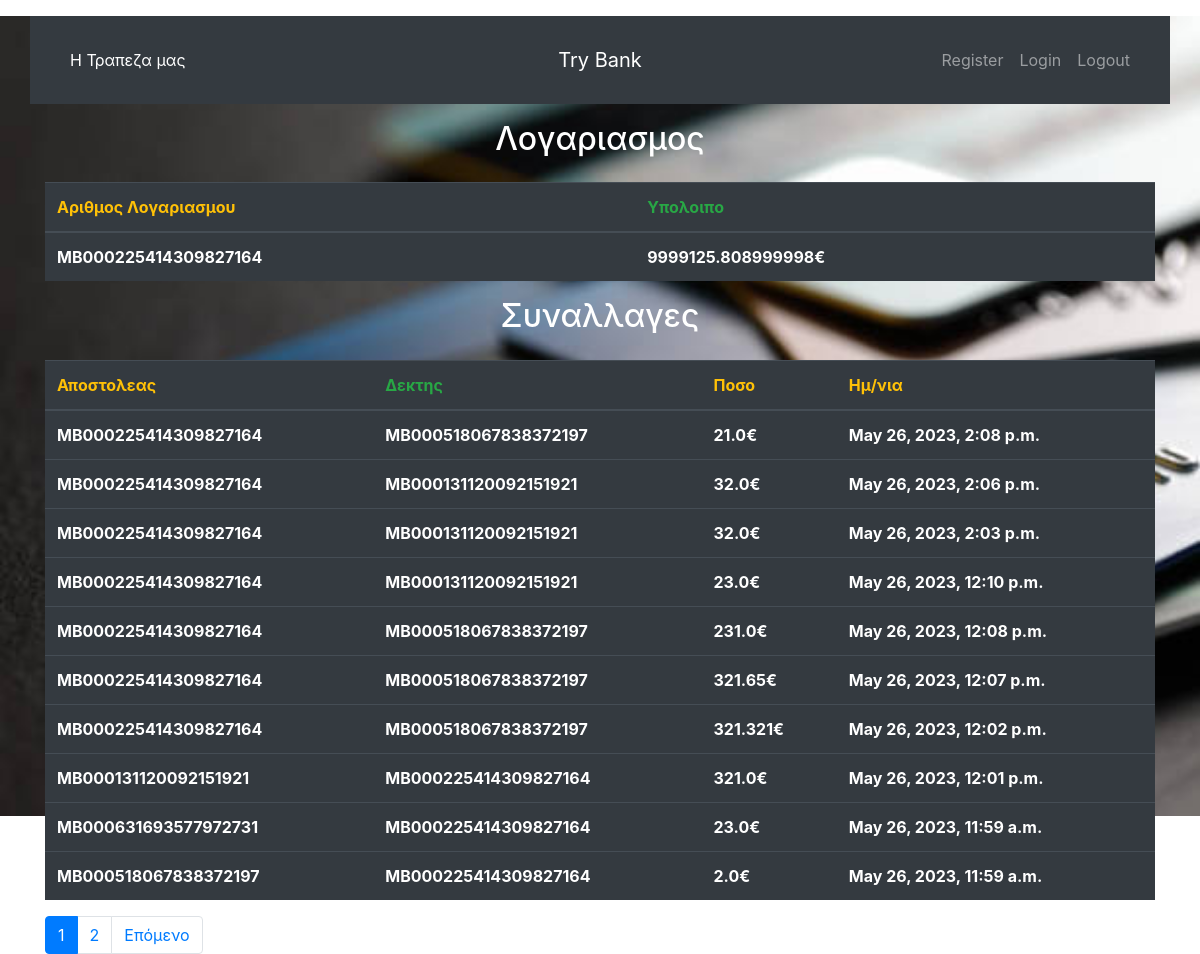
Page /profile/MB000225414309827164/ on the earlier database version.
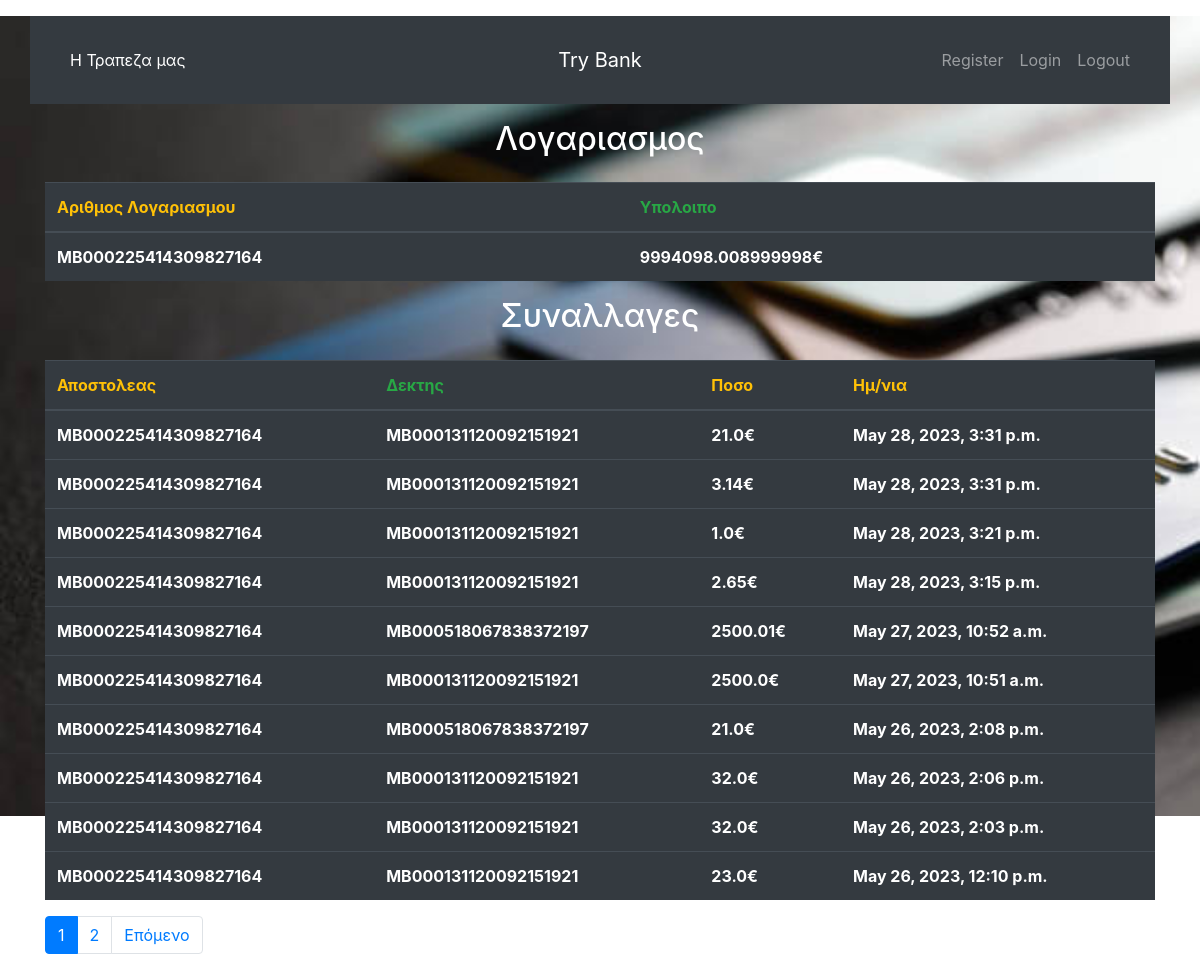
Same page on the later database version.
### customers/models.py (models this page shows, shortened)
class Accounts(models.Model):
    owner = models.ForeignKey(User, on_delete = models.CASCADE)
    acc_number = models.CharField(primary_key=True, max_length=20)
    balance = models.FloatField(default= 0)

class Transactions(models.Model):
    sender_acc = models.ForeignKey(Accounts,on_delete=models.CASCADE, related_name='sender_acc')
    recipient_acc = models.ForeignKey(Accounts, on_delete=models.CASCADE, related_name='recipient_acc')
    amount = models.FloatField()
    date = models.DateTimeField(auto_now_add=True,null=True, blank=True)

### customers/views.py (the view)
# urls.py: path('profile/<str:acc_number>/', views.account, name='account'),
def account(request, acc_number):
    query = Accounts.objects.get(acc_number = acc_number)
    saw_me = Transactions.objects.filter((Q(sender_acc=query) | Q(recipient_acc=query)))
    saw_me = saw_me.order_by('-date')
    paginator = Paginator(saw_me, per_page=10)
    page_number = request.GET.get('page', 1)
    pagin = paginator.get_page(page_number)
    context = {
        'object': query,
        'pagin' : pagin
    }
    return render(request, 'account.html', context=context)

### templates/account.html (shortened to what this page needs)
{% extends 'welcome_page.html' %}
{% block content %}
<div class="container">
    <div>
  <h2 class="text-center text-white">Λογαριασμος</h2>
    </div>
<div class="mt-4">
  <table class="table table-dark mt-4">
    <thead>
      <tr>
        <th class="text-warning">Αριθμος Λογαριασμου</th>
        <th class="text-success">Υπολοιπο</th>
      </tr>
    </thead>
      <tr>
        <th>{{object.acc_number}}</th>
        <th>{{object.balance}}€</th>
      </tr>
    <div class="mt-4">
  <table class="table table-dark mt-4">
      <div>
  <h2 class="text-center text-white">Συναλλαγες</h2>
    </div>
    <thead>
      <tr>
        <th class="text-warning">Αποστολεας</th>
        <th class="text-success">Δεκτης</th>
          <th class="text-warning">Ποσο</th>
        <th class="text-warning">Ημ/νια</th>
      </tr>
    </thead>
     {% for object in pagin %}
      <tr>
          <th>{{object.sender_acc.acc_number}}</th>
          <th>{{object.recipient_acc.acc_number}}</th>
          <th>{{object.amount}}€</th>
          <th>{{object.date}}</th>
      </tr>
        {% endfor %}
  </table>
    <nav aria-label="...">
  <ul class="pagination mt-3">
<li class="page-item active">
      <span class="page-link">{{pagin.number}}
      </span>
</li>
    {% if pagin.has_next%}
    <li class="page-item"><a class="page-link" href="?page={{pagin.next_page_number}}">{{pagin.next_page_number}}</a></li>
     <li class="page-item">
      <a class="page-link" href="?page={{pagin.next_page_number}}">Επόμενο</a>
       </li>
    {% endif %}
  </ul>
</nav>
  </div>
</div>
{% endblock content %}

Differences in the rows shown:
no longer on this page (row unchanged): Transactions: sender_acc.acc_number "MB000225414309827164", recipient_acc.acc_number "MB000518067838372197", amount "231.0", date "May 26, 2023, 12:08 p.m."
no longer on this page (row unchanged): Transactions: sender_acc.acc_number "MB000225414309827164", recipient_acc.acc_number "MB000518067838372197", amount "321.65", date "May 26, 2023, 12:07 p.m."
no longer on this page (row unchanged): Transactions: sender_acc.acc_number "MB000225414309827164", recipient_acc.acc_number "MB000518067838372197", amount "321.321", date "May 26, 2023, 12:02 p.m."
no longer on this page (row unchanged): Transactions: sender_acc.acc_number "MB000131120092151921", recipient_acc.acc_number "MB000225414309827164", amount "321.0", date "May 26, 2023, 12:01 p.m."
no longer on this page (row unchanged): Transactions: sender_acc.acc_number "MB000631693577972731", recipient_acc.acc_number "MB000225414309827164", amount "23.0", date "May 26, 2023, 11:59 a.m."
no longer on this page (row unchanged): Transactions: sender_acc.acc_number "MB000518067838372197", recipient_acc.acc_number "MB000225414309827164", amount "2.0", date "May 26, 2023, 11:59 a.m."
changed Accounts "MB000225414309827164": balance "9999125.808999998" → "9994098.008999998"
added Transactions: sender_acc.acc_number "MB000225414309827164", recipient_acc.acc_number "MB000131120092151921", amount "21.0", date "May 28, 2023, 3:31 p.m."
added Transactions: sender_acc.acc_number "MB000225414309827164", recipient_acc.acc_number "MB000131120092151921", amount "3.14", date "May 28, 2023, 3:31 p.m."
added Transactions: sender_acc.acc_number "MB000225414309827164", recipient_acc.acc_number "MB000131120092151921", amount "1.0", date "May 28, 2023, 3:21 p.m."
added Transactions: sender_acc.acc_number "MB000225414309827164", recipient_acc.acc_number "MB000131120092151921", amount "2.65", date "May 28, 2023, 3:15 p.m."
added Transactions: sender_acc.acc_number "MB000225414309827164", recipient_acc.acc_number "MB000518067838372197", amount "2500.01", date "May 27, 2023, 10:52 a.m."
added Transactions: sender_acc.acc_number "MB000225414309827164", recipient_acc.acc_number "MB000131120092151921", amount "2500.0", date "May 27, 2023, 10:51 a.m."
